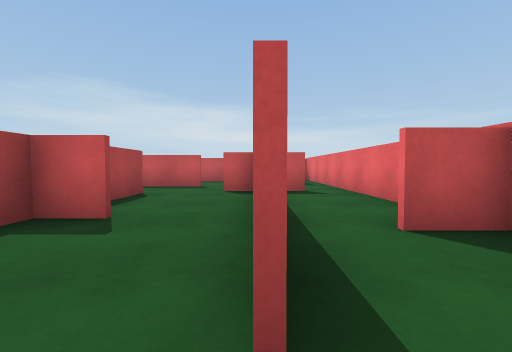
view 1 (above)

15 first-person views from a walk through a 3-D level made in the Unity game engine. The camera is 0.59 m above the floor, tilts 2° down and sees 90° across. The floor is counted in squares, 1 m on a side. Each view is taken from the middle of a square. On the plan, view 1 faces up. The plan holds only what a view shows up to about 9 squares ahead; the rest is blank. The place goes on beyond the plan. Surface patterns are stand-ins for the level's own textures.

view 2
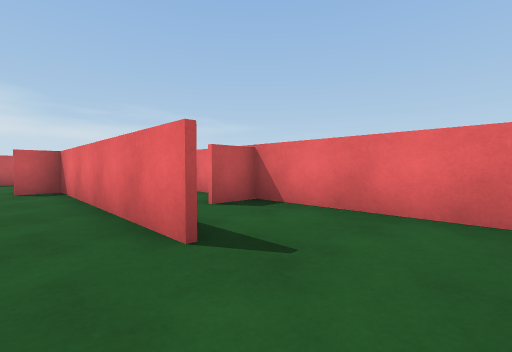

view 3
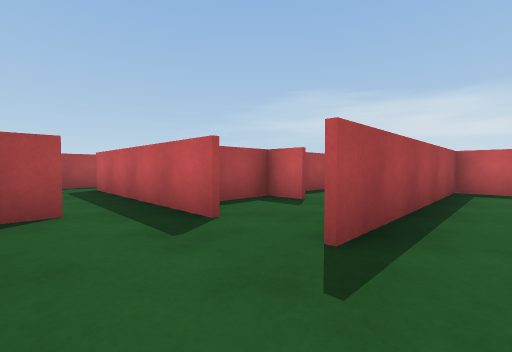

view 4
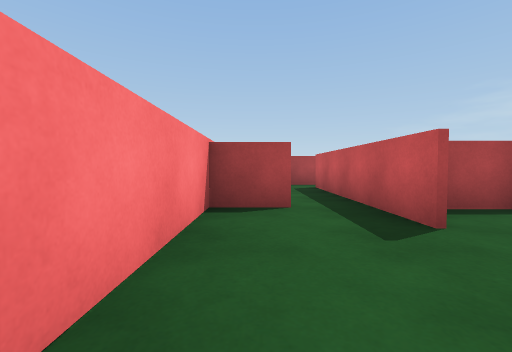

view 5
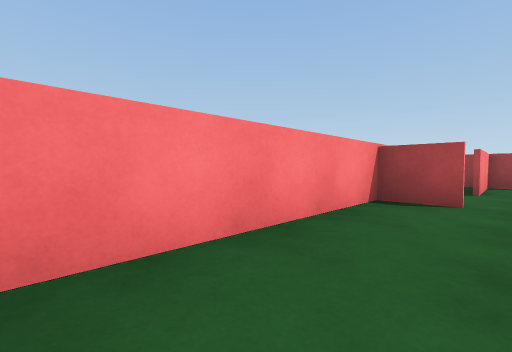

view 6
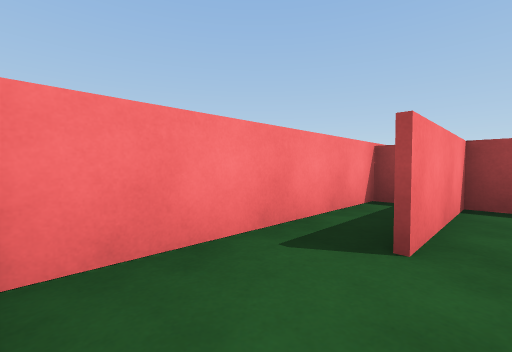

view 7
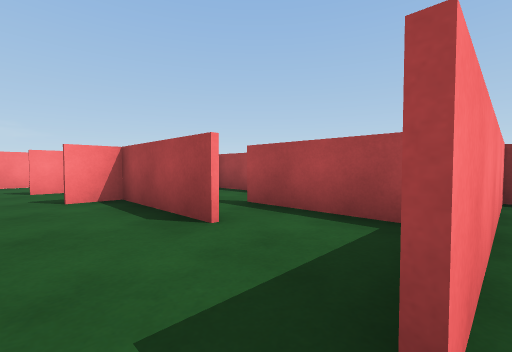

view 8
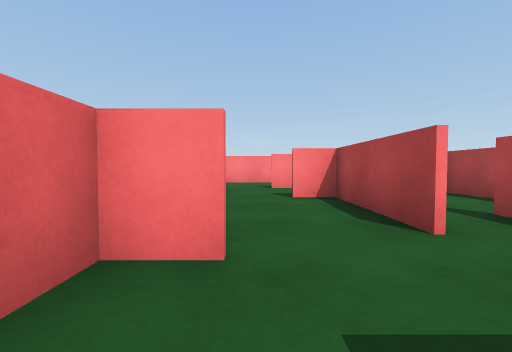

view 9
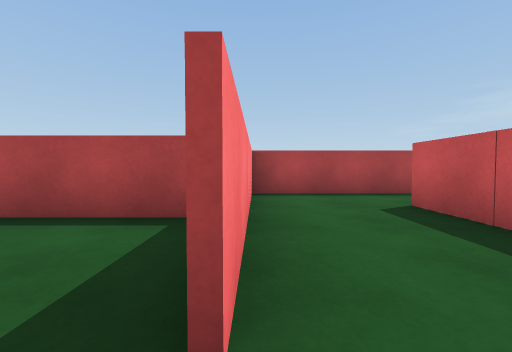

view 10
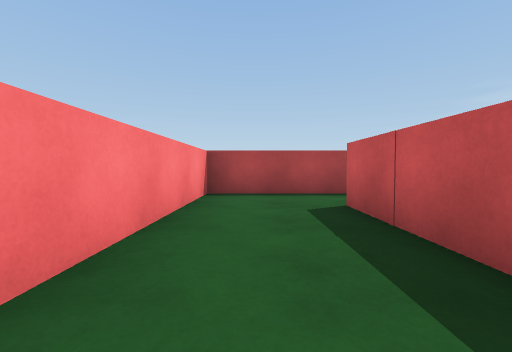

view 11
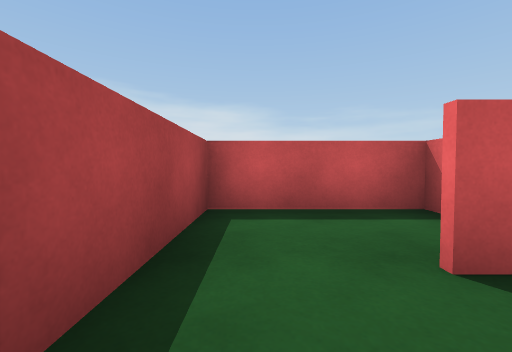

view 12
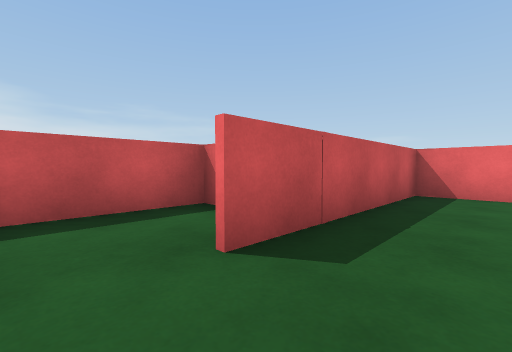

view 13
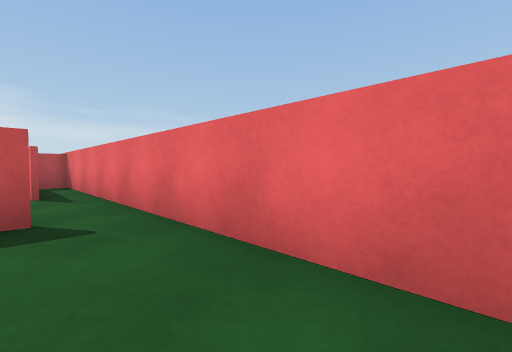

view 14
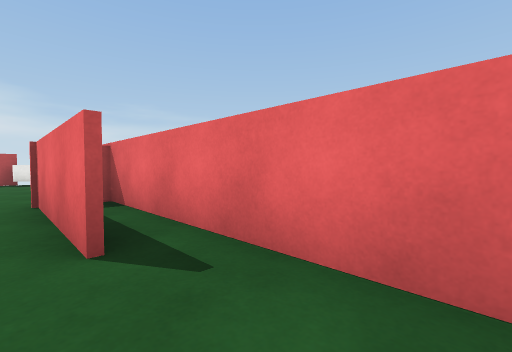

view 15
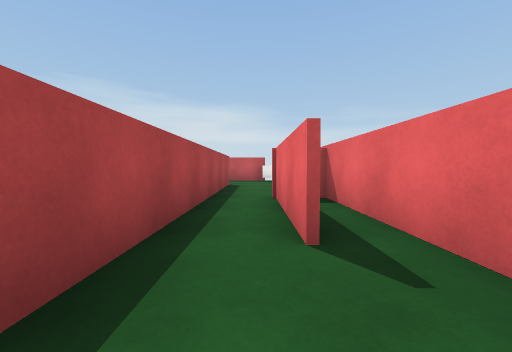

### Floor plan
Points are (right, up) in squares from view 1. A wall is a line through its corners. A room is listed if a view was taken in it or the views show most of it. See-through windows are left out.
Room 1 (views 1, 3, 4, 5)
walls: (2.3, -1.1) (2.3, 2.4) (1.2, 2.4); (-0.6, -1.7) (2.1, -1.7); (0.1, 2.5) (0.1, 0.8)
ways out: opening at (0, -0.5) to room 2; opening at (1, 2) to room 5
Room 2 (views 2, 6)
walls: (-1.4, 0.7) (-3.6, 0.7); (0, 0.6) (0, 3.6); (-2.1, 0.8) (-1.4, 0.8); (-1.6, 2.9) (-2.6, 2.9); (-2.6, -0.4) (-2.6, -1.7) (-0.6, -1.7); (-2.6, 3.5) (-2.6, 1.6)
ways out: opening at (0, -0.5) to room 1; opening at (-1, 3) to room 3; opening at (-3, 0) to room 7
Room 3 (views 7, 8, 9)
walls: (-2.6, 5.9) (-2.6, 3.5); (-0.9, 6.4) (0.1, 6.4); (-1.6, 7.8) (-3.5, 7.8); (-4, 7.2) (-4, 4.8); (-2.6, 3) (-1.6, 3); (0, 3.6) (0, 7.1)
ways out: opening at (-1, 3) to room 2; opening at (-1, 8) to room 4
Room 4 (views 10, 11, 12)
walls: (-3.6, 12.1) (-3.6, 12.6) (-6.7, 12.6) (-6.7, 7.9) (-1.6, 7.9); (0, 8.9) (0, 10.4) (-5, 10.4)
ways out: opening at (-1, 8) to room 3
Room 5 (view 13)
walls: (2.3, 2.9) (2.3, 6.4); (1.2, 6.3) (-0.9, 6.3); (0.1, 6.4) (0.1, 2.5)
ways out: opening at (1, 2) to room 1; opening at (2, 6) to room 6
Room 6 (views 14, 15)
walls: (2.3, 6.4) (2.3, 11.9) (1.2, 11.9); (0.1, 12.9) (0.1, 7.9)
ways out: opening at (2, 6) to room 5
Room 7 (no view inside)
walls: (-3.6, 0.7) (-6.5, 0.7); (-6.6, -0.5) (-4.9, -0.5); (-6.6, -1.7) (-2.9, -1.7)
ways out: opening at (-3, 0) to room 2; opening at (-6, 0)

Positions as (right, up) in squares from view 1, and headings:
1: (0, 0), facing up
2: (-1, -1), facing up-right
3: (1, -1), facing up-left
4: (1, -1), facing left
5: (2, 0), facing down-left
6: (-3, 0), facing down-left
7: (-1, 8), facing down-left
8: (-1, 8), facing down
9: (-1, 8), facing left
10: (-1, 9), facing left
11: (-6, 9), facing up
12: (-6, 9), facing up-right
13: (1, 3), facing up-right
14: (1, 7), facing up-right
15: (1, 7), facing up
